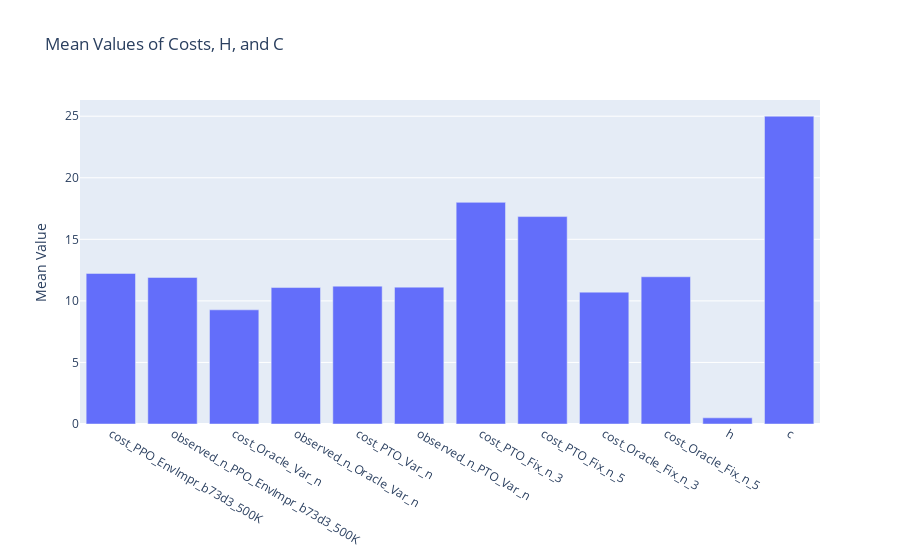
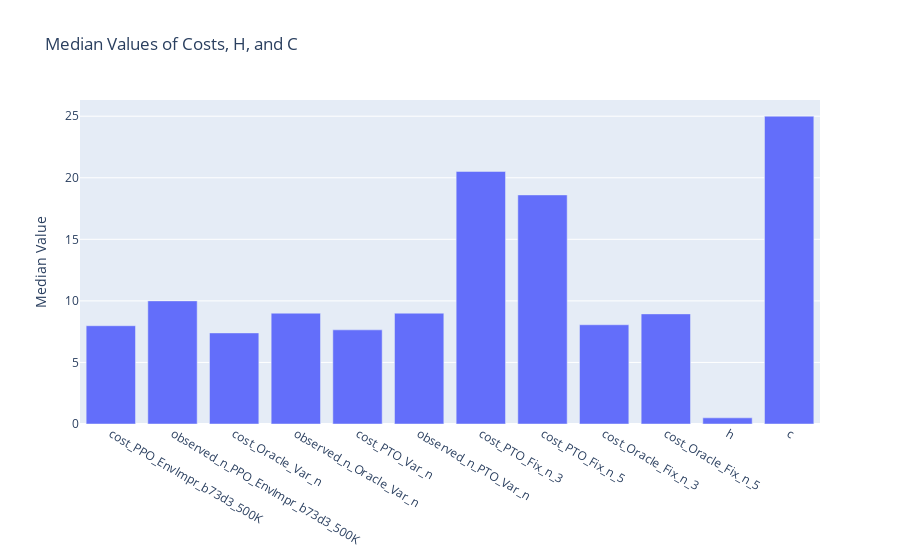

The notebook cell these images were saved under, in order:
### Markdown cell above
## Visualize Results

### Code cell
import plotly.graph_objects as go

# columns_to_visualize = [x for x in test_df.columns if 'cost' in x or 'observe' in x]

# Calculate means
means = test_df[columns_to_visualize + ['h', 'c']].mean()

# Plot
fig = go.Figure(data=[go.Bar(x=means.index, y=means.values)])
fig.update_layout(title="Mean Values of Costs, H, and C", yaxis_title="Mean Value")
fig.show()

# Calculate medians
medians = test_df[columns_to_visualize + ['h', 'c']].median()

# Plot
fig = go.Figure(data=[go.Bar(x=medians.index, y=medians.values)])
fig.update_layout(title="Median Values of Costs, H, and C", yaxis_title="Median Value")
fig.show()

# Create a dataframe with two rows: one for means and one for medians
summary_df = pd.DataFrame({'Mean': means, 'Median': medians}).T
summary_df.head()

### Figure 1 — Plotly figure (JSON) as saved in the notebook; plotly's stock layout.template omitted (floating-point values rounded to 4 significant figures)
{"data": [{"type": "bar", "x": ["cost_PPO_EnvImpr_b73d3_500K", "observed_n_PPO_EnvImpr_b73d3_500K", "cost_Oracle_Var_n", "observed_n_Oracle_Var_n", "cost_PTO_Var_n", "observed_n_PTO_Var_n", "cost_PTO_Fix_n_3", "cost_PTO_Fix_n_5", "cost_Oracle_Fix_n_3", "cost_Oracle_Fix_n_5", "h", "c"], "y": [12.23, 11.9, 9.272, 11.08, 11.2, 11.12, 18.0, 16.85, 10.71, 11.96, 0.5, 25.0]}], "layout": {"title": {"text": "Mean Values of Costs, H, and C"}, "yaxis": {"title": {"text": "Mean Value"}}}}

### Figure 2 — Plotly figure (JSON) as saved in the notebook; plotly's stock layout.template omitted (floating-point values rounded to 4 significant figures)
{"data": [{"type": "bar", "x": ["cost_PPO_EnvImpr_b73d3_500K", "observed_n_PPO_EnvImpr_b73d3_500K", "cost_Oracle_Var_n", "observed_n_Oracle_Var_n", "cost_PTO_Var_n", "observed_n_PTO_Var_n", "cost_PTO_Fix_n_3", "cost_PTO_Fix_n_5", "cost_Oracle_Fix_n_3", "cost_Oracle_Fix_n_5", "h", "c"], "y": [7.982, 10.0, 7.398, 9.0, 7.647, 9.0, 20.51, 18.61, 8.06, 8.944, 0.5, 25.0]}], "layout": {"title": {"text": "Median Values of Costs, H, and C"}, "yaxis": {"title": {"text": "Median Value"}}}}
